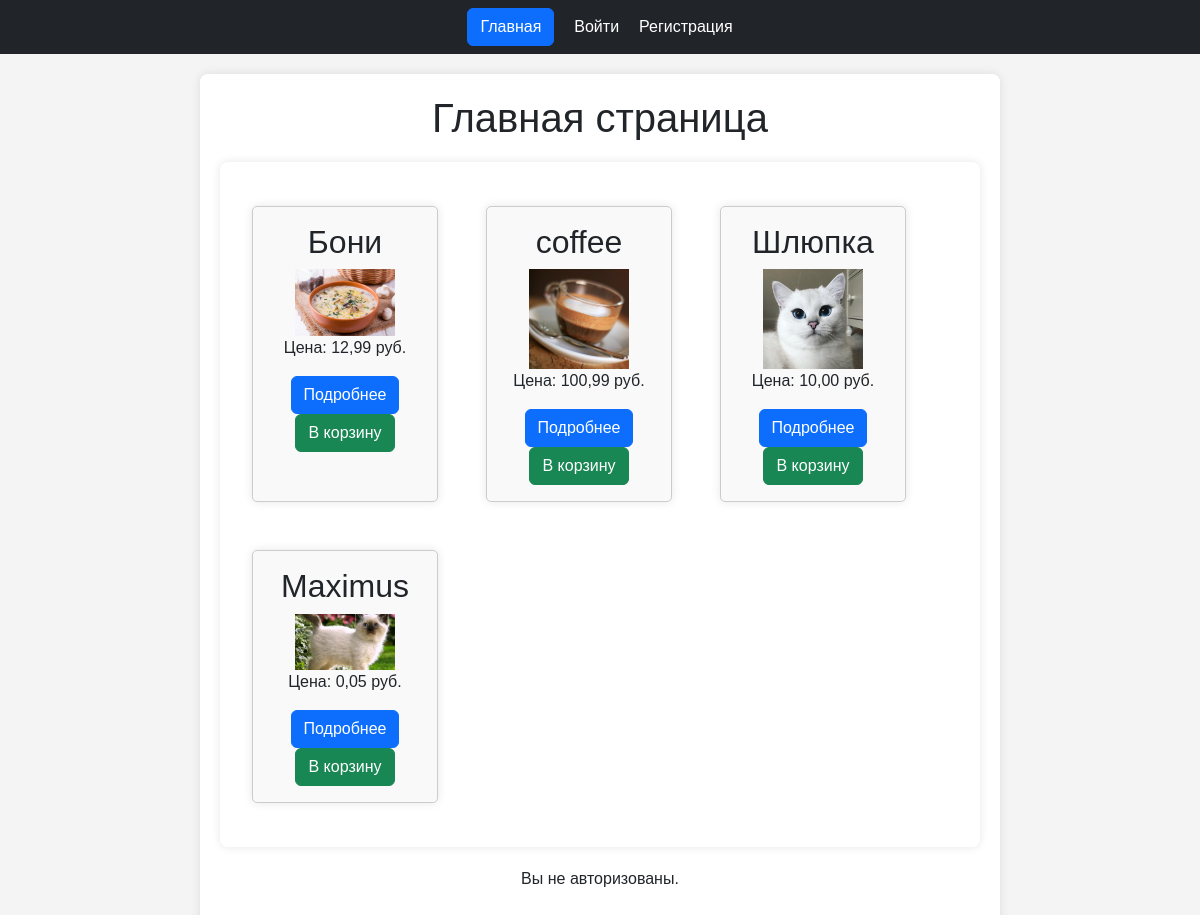
The app's page /, older data.
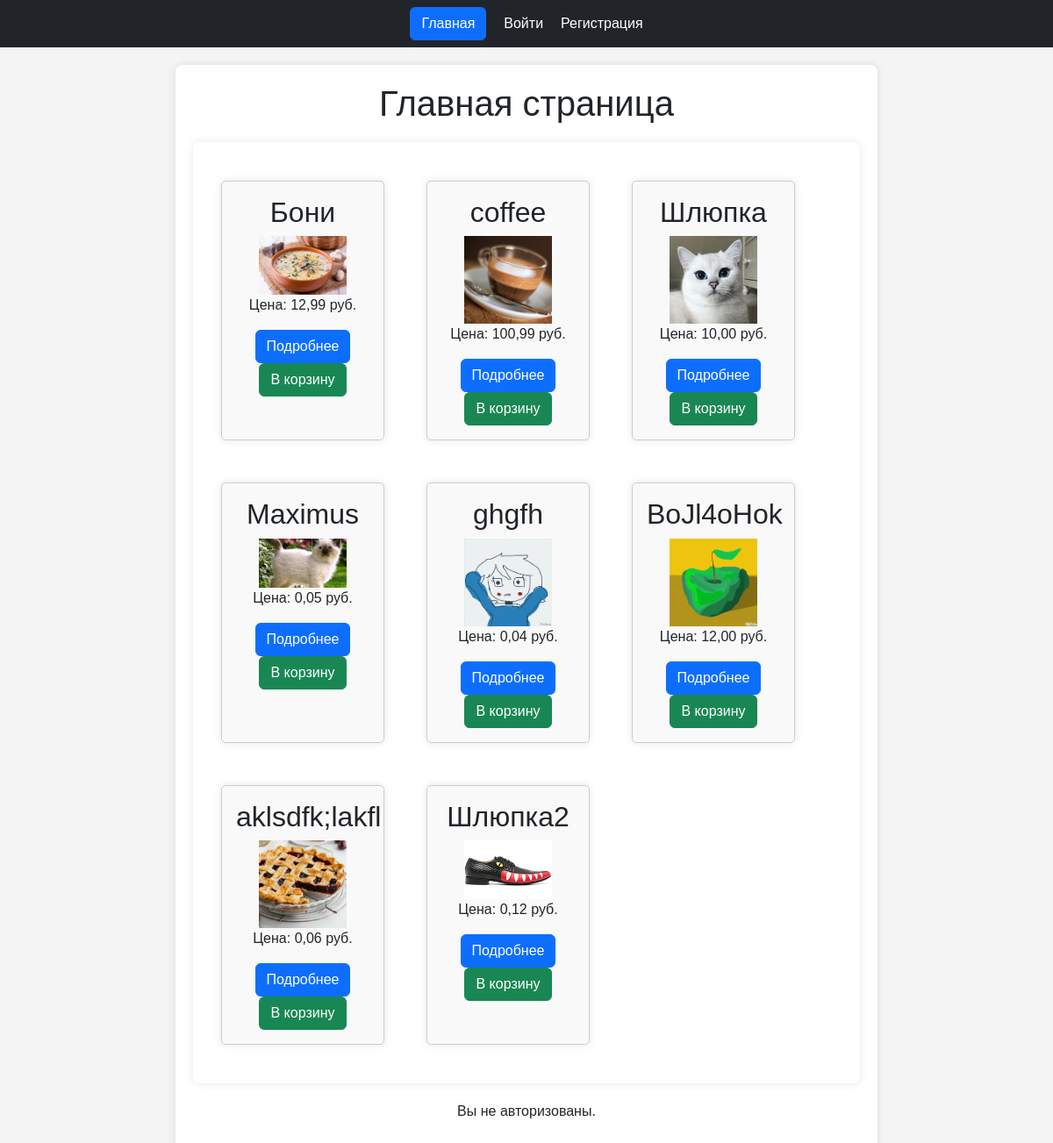
The same page, newer data.
### comments/models.py (models this page shows, shortened)
class Tovars(models.Model):
    name = models.CharField(max_length=100)
    description = models.TextField()
    price = models.DecimalField(max_digits=100, decimal_places=2)
    image = models.ImageField(upload_to='products/', null=True, blank=True)
    count = models.IntegerField(default=0)

### comments/views.py (the view)
# urls.py: path('', views.home, name='home'),
def home(request):
    is_admin = request.user.is_authenticated and request.user.groups.filter(name='администраторы').exists()
    all_tovars = Tovars.objects.all()[:10]
    extra_content = "Административный контент" if is_admin else ""
    return render(request, 'comments/home.html', {
        'tovars': all_tovars,
        'extra_content': extra_content
    })

### comments/templates/comments/home.html
{% extends 'comments/base.html' %}
{% block content %}
    <h1>Главная страница</h1>
    <div class="container">
      <div class="row">
            {% for tovar in tovars%}
                <div class="container p-3 m-4 col-3" style="background-color: #f9f9f9; border: 1px solid #ccc; border-radius: 5px;">
                    <h2>{{ tovar.name }}</h2>
                    <img src="{{ tovar.image.url }}" alt="{{ tovar.name }}" style="max-width: 100px; max-height: 100px;">
                    <p>Цена: {{ tovar.price }} руб.</p>
                    <a href="{% url 'tovar_detail' tovar.id %}" class="btn btn-primary">Подробнее</a>
                    <a href="{% url 'add_to_cart' tovar.id %}" class="btn btn-success">В корзину</a>
                </div>
            {% endfor %}
        </div>
    </div>
    {% if user.is_authenticated %}
        </div>
        {% if extra_content %}
            <h2>Административный раздел</h2>
            <p>{{ extra_content }}</p>
        {% endif %}
    {% else %}
        <p>Вы не авторизованы.</p>
    {% endif %}
{% endblock %}

### comments/templates/comments/base.html (shortened to what this page needs)
<!DOCTYPE html>
<html lang="ru">
<head>
    <link href="https://cdn.jsdelivr.net/npm/bootstrap@5.3.3/dist/css/bootstrap.min.css" rel="stylesheet">
</head>
<body>
    <nav class="navbar navbar-expand-lg navbar-light bg-dark d-flex justify-content-center">
        <a href="{% url 'home' %}" class="btn btn-primary" >Главная</a>
        {% if user.is_authenticated %}
            <a href="{% url 'profile' %}" class="btn btn-primary">Профиль</a>
            <a href="{% url 'cart' %}" class="btn btn-primary">Корзина</a>
            <a href="{% url 'logout' %}" class="btn btn-danger">Выйти</a>
        {% else %}
            <a href="{% url 'login' %}">Войти</a>
            <a href="{% url 'register' %}">Регистрация</a>
        {% endif %}
    </nav>
    <div class="container">
        {% block content %}
        {% endblock %}
    </div>
</body>
</html>

### comments/templates/comments/base.html (style rules this page uses)
body { font-family: Arial, sans-serif; margin: 0; padding: 0; background-color: #f4f4f4; text-align: center; }
.container { max-width: 800px; margin: 20px auto; background: white; padding: 20px; box-shadow: 0 0 10px rgba(0, 0, 0, 0.1); border-radius: 8px; }
nav { background: #333; padding: 10px; }
nav a { color: white; text-decoration: none; margin: 0 10px; }

Row changes from the older to the newer data that the page shows:
added Tovars: name "ghgfh", image (picture), price "0,04"
added Tovars: name "BoJl4oHok", image (picture), price "12,00"
added Tovars: name "aklsdfk;lakfl", image (picture), price "0,06"
added Tovars: name "Шлюпка2", image (picture), price "0,12"
